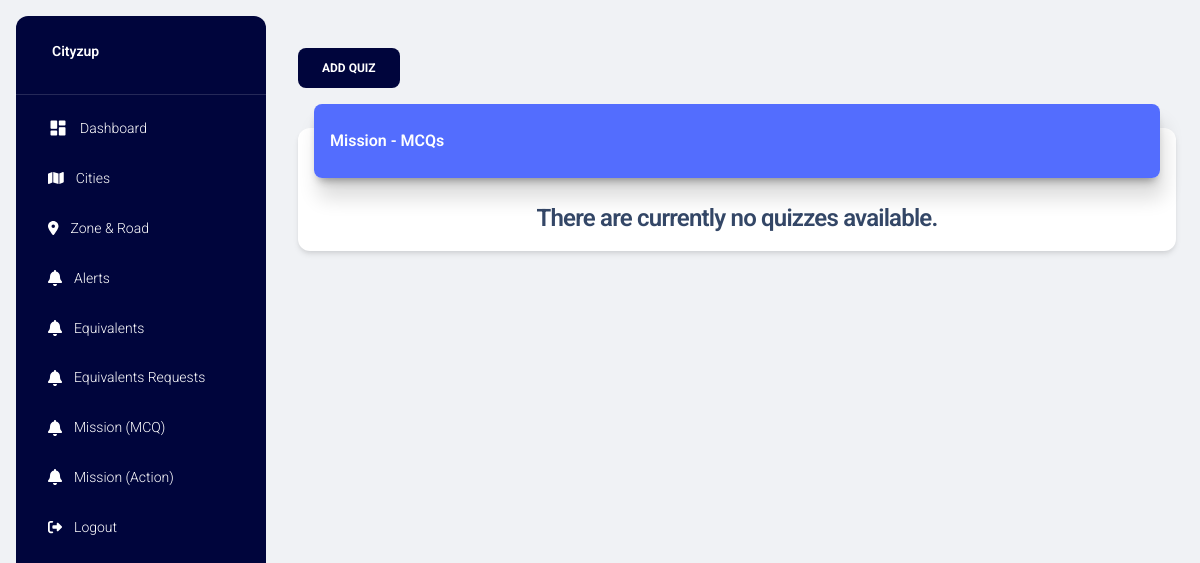
/mission_mcqs (signed in), run on an earlier commit of the app's database.
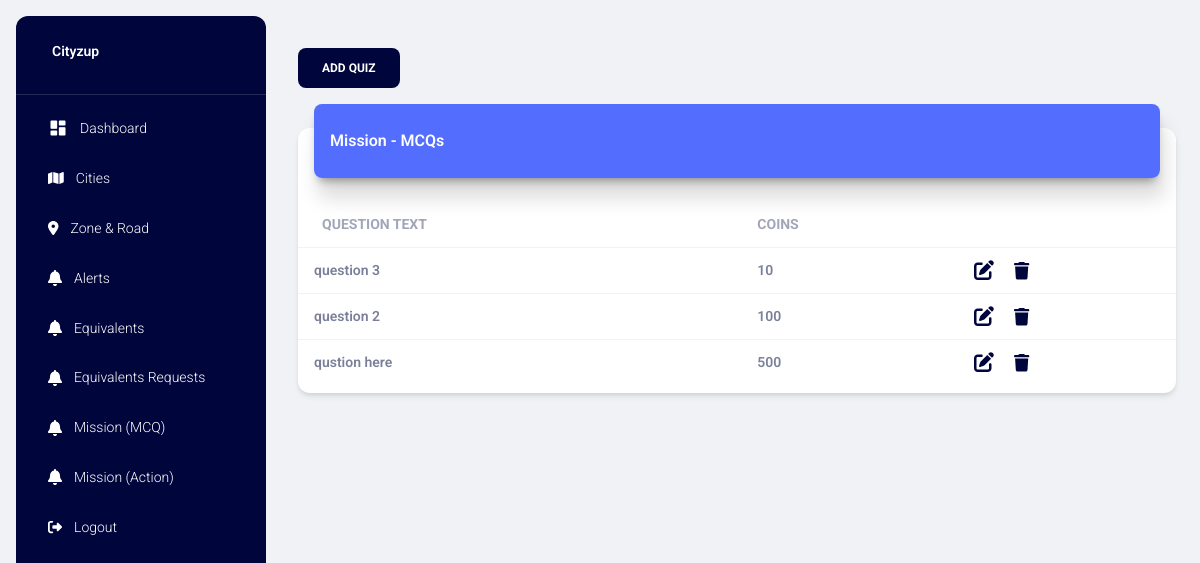
And on a later commit of the database.
### project/models.py (models this page shows)
class MissionMCQ(db.Model):
    q_id = db.Column(db.Integer, primary_key=True)
    q_question = db.Column(db.String(255), nullable=False)  # Question text
    q_option_1 = db.Column(db.String(255), nullable=False)  # Option 1
    q_option_2 = db.Column(db.String(255), nullable=False)  # Option 2
    q_option_3 = db.Column(db.String(255), nullable=False)  # Option 3
    q_option_4 = db.Column(db.String(255), nullable=False)  # Option 4
    q_correct_option = db.Column(db.Integer, nullable=False)  # Index of correct option (1, 2, 3, or 4)
    q_coins = db.Column(db.Integer, nullable=False)  # Coins for the quiz
    q_created_at = db.Column(db.DateTime, default=db.func.now())  # Timestamp for when the quiz is created

### project/main.py (the view)
@main.route("/mission_mcqs")
@login_required  # Ensure the user is logged in
def mission_mcqs():
    quizzes = MissionMCQ.query.order_by(MissionMCQ.q_id.desc()).all()
    title = 'Quiz MCQs'
    page_title = 'Quiz MCQs'
    return render_template('mission_mcq.html', quizzes=quizzes, page_title=page_title, title=title)

### project/models.py (called while the page is built)
@login_manager.user_loader
def load_user(user_id):
    return User.query.get(int(user_id))

### project/templates/mission_mcq.html (shortened to what this page needs)
{% extends "layout.html" %} {% block title %} {% endblock %} {% block content %}
<div class="container-fluid py-4">
    <div class="row">
        <div class="col-sm-12">
            <button class="btn btn-primary" data-bs-toggle="modal" data-bs-target="#modalAddMissionMCQ">Add Quiz</button>
        </div>
    </div>
    <div class="row">
        <div class="col-12">
            <div class="card my-4">
                <div class="card-header p-0 position-relative mt-n4 mx-3 z-index-2">
                    <div class="bg-gradient-primary shadow-primary border-radius-lg pt-4 pb-3">
                        <h6 class="text-white text-capitalize ps-3">Mission - MCQs</h6>
                    </div>
                </div>
                <div class="card-body px-0 pb-2">
                    <div class="table-responsive p-0">
                        {% if quizzes|length > 0 %}
                        <table class="table align-items-center mb-0">
                            <thead>
                                <tr>
                                    <th class="text-uppercase text-secondary text-sm font-weight-bolder opacity-7">
                                        Question Text</th>
                                    <th class="text-uppercase text-secondary text-sm font-weight-bolder opacity-7 ps-2">
                                        Coins</th>
                                    <th class="text-secondary opacity-7"></th>
                                </tr>
                            </thead>
                            <tbody>
                                {% for quiz in quizzes %}
                                <tr>
                                    <td>
                                        <div class="d-flex px-2 py-1">
                                            <div class="d-flex flex-column justify-content-center">
                                                <p class="text-sm font-weight-bold mb-0">{{ quiz.q_question }}</p>
                                            </div>
                                        </div>
                                    </td>
                                    <td>
                                        <p class="text-sm font-weight-bold mb-0">{{ quiz.q_coins }}</p>
                                    </td>
                                    <td class="align-middle">
                                        <a href="#" data-qid="{{ quiz.q_id }}" data-question="{{ quiz.q_question }}"
                                            data-option1="{{ quiz.q_option_1 }}" data-option2="{{ quiz.q_option_2 }}"
                                            data-option3="{{ quiz.q_option_3 }}" data-option4="{{ quiz.q_option_4 }}"
                                            data-correct="{{ quiz.q_correct_option }}" data-coins="{{ quiz.q_coins }}"
                                            data-bs-toggle="modal" data-bs-target="#modalEditQuizMCQ"
                                            class="openEditModalQuiz">
                                            <i class="fa-solid fa-pen-to-square fa-lg icon-dark"></i>
                                        </a>
                                        <a href="#" data-qid="{{ quiz.q_id }}"
                                            class="text-secondary font-weight-bold text-sm deleteQuizMCQBtn"
                                            data-toggle="tooltip" data-original-title="Delete">
                                            <i class="fa-solid fa-trash fa-lg icon-dark"></i>
                                        </a>
                                    </td>
                                </tr>
                                {% endfor %}
                            </tbody>
                        </table>
                        {% else %}
                        <h4 class="text-center">There are currently no quizzes available.</h4>
                        {% endif %}
                    </div>
                </div>
            </div>
        </div>
    </div>
</div>
{% endblock %}

### project/templates/layout.html (shortened to what this page needs)
<!DOCTYPE html>
<html lang="en">
<head>
  <link href="{{url_for('static',filename='css/nucleo-icons.css')}}" rel="stylesheet" />
  <link href="{{url_for('static',filename='css/nucleo-svg.css')}}" rel="stylesheet" />
  <link rel="stylesheet" href="{{url_for('static',filename='fontawesome-free-6.3.0-web/css/all.min.css')}}">
  <link id="pagestyle" href="{{url_for('static',filename='css/material-dashboard.css')}}" rel="stylesheet" />
  <link rel="stylesheet" href="{{url_for('static',filename='css/styles.css')}}">
</head>
<body class="g-sidenav-show  bg-gray-200">
  <aside
    class="sidenav navbar navbar-vertical navbar-expand-xs border-0 border-radius-xl my-3 fixed-start ms-3   bg-gradient-dark"
    id="sidenav-main">
    <div class="sidenav-header">
      <a class="navbar-brand m-0" href="">
        <span class="ms-1 font-weight-bold text-white">Cityzup</span>
      </a>
    </div>
    <hr class="horizontal light mt-0 mb-2">
    <div class="collapse navbar-collapse  w-auto  max-height-vh-100" id="sidenav-collapse-main">
      <ul class="navbar-nav">
        <li class="nav-item">
          <a class="nav-link text-white" href="{{ url_for('main.home') }}">
            <div class="text-white text-center me-2 d-flex align-items-center justify-content-center">
              <i class="material-icons opacity-10">dashboard</i>
            </div>
            <span class="nav-link-text ms-1">Dashboard</span>
          </a>
        </li>
        <li class="nav-item">
          <a class="nav-link text-white " href="{{ url_for('main.cities') }}">
            <div class="text-white text-center me-2 d-flex align-items-center justify-content-center">
            </div>
            <span class="nav-link-text ms-1">Cities</span>
          </a>
        </li>
        <li class="nav-item">
          <a class="nav-link text-white" href="{{url_for('main.zones_and_roads')}}">
            <div class="text-white text-center me-2 d-flex align-items-center justify-content-center">
            </div>
            <span class="nav-link-text ms-1">Zone & Road</span>
          </a>
        </li>
        <li class="nav-item">
          <a class="nav-link text-white" href="{{url_for('main.get_alerts_with_user_info')}}">
            <div class="text-white text-center me-2 d-flex align-items-center justify-content-center">
            </div>
            <span class="nav-link-text ms-1">Alerts</span>
          </a>
        </li>
        <li class="nav-item">
          <a class="nav-link text-white" href="{{url_for('main.equivalents')}}">
            <div class="text-white text-center me-2 d-flex align-items-center justify-content-center">
            </div>
            <span class="nav-link-text ms-1">Equivalents</span>
          </a>
        </li>
        <li class="nav-item">
          <a class="nav-link text-white" href="{{url_for('main.equivalents_requests')}}">
            <div class="text-white text-center me-2 d-flex align-items-center justify-content-center">
            </div>
            <span class="nav-link-text ms-1">Equivalents Requests</span>
          </a>
        </li>
        <li class="nav-item">
          <a class="nav-link text-white" href="{{url_for('main.mission_mcqs')}}">
            <div class="text-white text-center me-2 d-flex align-items-center justify-content-center">
            </div>
            <span class="nav-link-text ms-1">Mission (MCQ)</span>
          </a>
        </li>
        <li class="nav-item">
          <a class="nav-link text-white" href="{{url_for('main.mission_actions')}}">
            <div class="text-white text-center me-2 d-flex align-items-center justify-content-center">
            </div>
            <span class="nav-link-text ms-1">Mission (Action)</span>
          </a>
        </li>
        <li class="nav-item">
          <a class="nav-link text-white " href="{{url_for('auth.logout')}}">
            <div class="text-white text-center me-2 d-flex align-items-center justify-content-center">
            </div>
            <span class="nav-link-text ms-1">Logout</span>
          </a>
        </li>
      </ul>
    </div>
  </aside>
  <main class="main-content position-relative max-height-vh-100 h-100 border-radius-lg ">
    <nav class="navbar navbar-main navbar-expand-lg px-0 mx-4 shadow-none border-radius-xl" id="navbarBlur"
      navbar-scroll="true">
      <div class="container-fluid py-1 px-3">
      </div>
    </nav>
    <div class="">
      {% block content %}{% endblock %}
    </div>
  </main>
</body>
</html>

### project/static/css/styles.css (style rules this page uses)
.bg-gradient-primary { background-image: linear-gradient(195deg, #536dfe 0%, #536dfe 100%); }
.bg-gradient-dark { background-image: linear-gradient(195deg, #00053c 0%, #00053c 100%); }
.btn-primary { background-color: #00053c !important; box-shadow: none; border: none; }
.shadow-primary { box-shadow: 4px 20px 20px rgba(0, 0, 0, 0.14), 0px 7px 10px -5px rgba(0, 0, 0, 0.4) !important }
.icon-dark { color: #00053c; }

### project/templates/layout.html (style rules this page uses)
svg { fill: #f9fafd }
svg { fill: #ffffff }

What changed in the data, as far as the page shows it:
added MissionMCQ: q_question "question 3", q_coins "10"
added MissionMCQ: q_question "question 2", q_coins "100"
added MissionMCQ: q_question "qustion here", q_coins "500"
Also different on the page:
text no longer shown: "There are currently no quizzes available."
text now shown: "QUESTION TEXT COINS"
